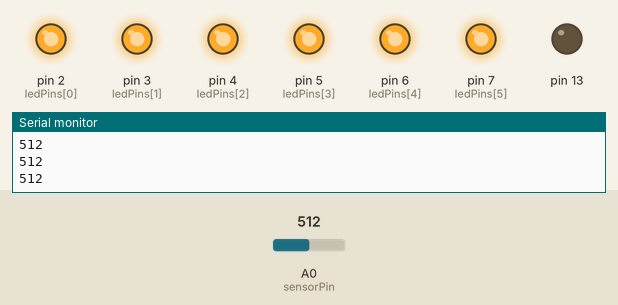
This sketch was run on a simulated Arduino Uno, built with avr-gcc and run on an emulated ATmega328P. Parts: output pins drawn as LEDs (lit = HIGH), the last lines printed to the serial monitor. The inputs (shaded band) are chosen by the test bench; at power-on: A0 (sensorPin) = 512.

Above: at 6.2 s.
6.3 s: A0 (sensorPin) set to 493
At 7.5 s:
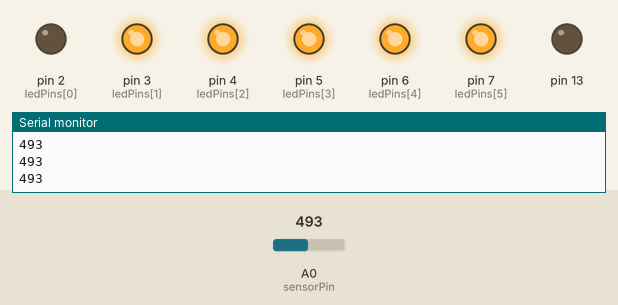
7.8 s: A0 (sensorPin) set to 716
At 8.7 s:
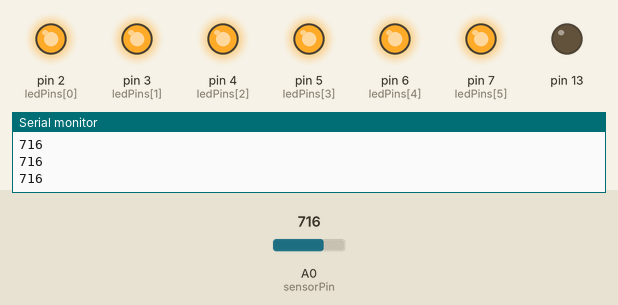
9.3 s: A0 (sensorPin) set to 511
At 9.8 s:
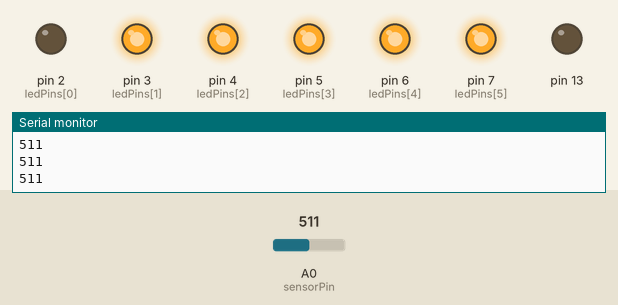
Timing chart, 0 to 12.3 s (numbered marks = the images above; inputs shaded):
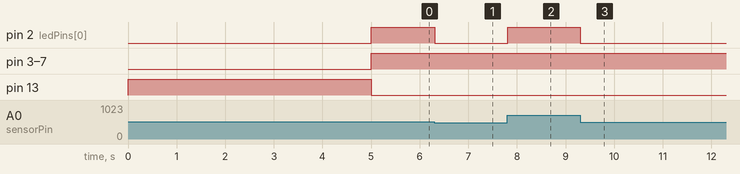

The sketch:

bar_graph_with_calibration.ino
```cpp
/*
  Led Bar Graph with Sensor Calibration

  created 2016
  by Dimitris Krestos (vdw)

  https://github.com/vdw/Arduino
*/

// These constants won't change:
const int sensorPin = A0;              // pin that the sensor is attached to
const int ledPin    = 9;               // pin that the LED is attached to

// variables:
int sensorValue     = 0;               // the sensor value
int sensorMin       = 1023;            // minimum sensor value
int sensorMax       = 0;               // maximum sensor value

int timer           = 100;             // The higher the number, the slower the timing.
int pinCount        = 6;               // the number of pins (i.e. the length of the array)
int ledPins[] = {  2, 3, 4, 5, 6, 7 }; // an array of pin numbers to which LEDs are attached

void setup() {

  // turn on LED to signal the start of the calibration period:
  pinMode(13, OUTPUT);
  digitalWrite(13, HIGH);

  // calibrate during the first five seconds
  while (millis() < 5000) {
    sensorValue = analogRead(sensorPin);

    // record the maximum sensor value
    if (sensorValue > sensorMax) {
      sensorMax = sensorValue;
    }

    // record the minimum sensor value
    if (sensorValue < sensorMin) {
      sensorMin = sensorValue;
    }
  }

  // signal the end of the calibration period
  digitalWrite(13, LOW);

  // the array elements are numbered from 0 to (pinCount - 1).
  // use a for loop to initialize each pin as an output:
  for (int thisPin = 0; thisPin < pinCount; thisPin++) {
    pinMode(ledPins[thisPin], OUTPUT);
  }

  Serial.begin(9600);
}


void loop() {
  // read the sensor:
  sensorValue = analogRead(sensorPin);

  Serial.println(sensorValue);

  // map the result to a range from 0 to the number of LEDs:
  int ledLevel = map(sensorValue, sensorMin, sensorMax, 0, pinCount);

  // loop over the LED array:
  for (int thisPin = 0; thisPin < pinCount; thisPin++) {

    // if the array element's index is less than ledLevel,
    // turn the pin for this element off:
    if (thisPin < ledLevel) {
      digitalWrite(ledPins[thisPin], LOW);
    } else {
      // turn on all pins higher than the ledLevel:
      digitalWrite(ledPins[thisPin], HIGH);
    }
  }
}
```

Measured:
- the behaviour switches between 512 and 511 on A0 (sensorPin) (found by bisection; images 0 and 1)
- after the input at 6.3 s, pin 2 (ledPins[0]): HIGH → LOW at once
- after the input at 7.8 s, pin 2 (ledPins[0]): LOW → HIGH at once
- after the input at 9.3 s, pin 2 (ledPins[0]): HIGH → LOW at once
